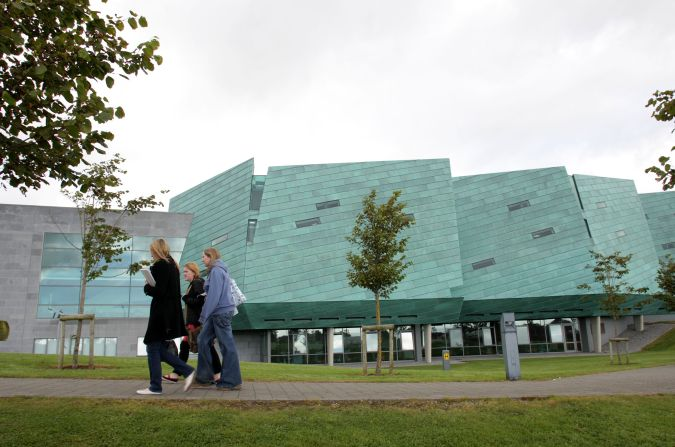
#> input picture Lab8/ATU.jpg, 675 x 447 px
$ python Lab8.py   (older library calls are emulated)
#> lines starting #> are read from the running program, lines starting #| are printed output that depends on the picture; after the words box and inside, x2 and y2 are one past the last pixel; in counts of white or black regions, pixels touching at a corner belong together
import cv2
import matplotlib.pyplot as plt
import numpy as np

# Original Image
image = cv2.imread('ATU.jpg')
#> image is the input picture: shape (447, 675, 3); mean B, G, R 146.4, 158.5, 148.9
cv2.imshow('Original', image)
cv2.waitKey(0)

# Grayscale Image
gray_image = cv2.cvtColor(image, cv2.COLOR_BGR2GRAY)
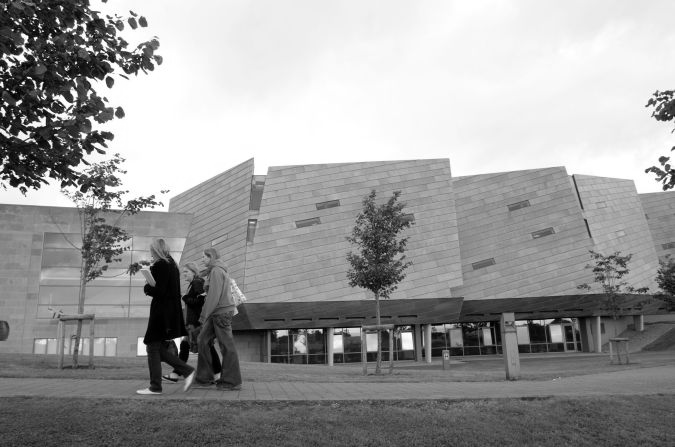
#> gray_image: shape (447, 675); min 0, max 255, mean 154.2
cv2.imshow('Grayscale', gray_image)
cv2.waitKey(0)

# Blur Images
imageBlur13 = cv2.GaussianBlur(gray_image, (13, 13), 0)
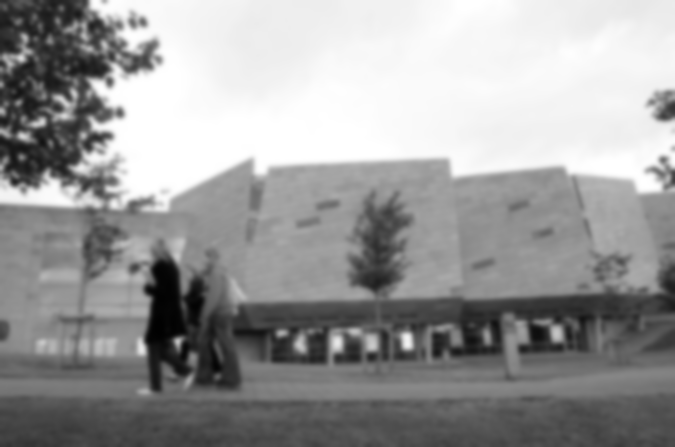
#> imageBlur13: shape (447, 675); min 1, max 255, mean 154.2
imageBlur3 = cv2.GaussianBlur(gray_image, (3, 3), 0)

# Sobel Images
sobelHorizontal = cv2.Sobel(imageBlur13, cv2.CV_64F, 1, 0, ksize=5)  # x dir
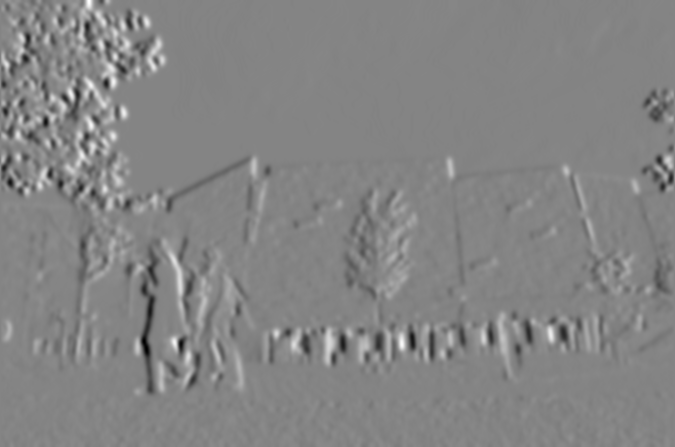
#> sobelHorizontal: shape (447, 675) float64; min -4160, max 3858, mean 6.8; drawn with min black and max white
sobelVertical = cv2.Sobel(imageBlur13, cv2.CV_64F, 0, 1, ksize=5)  # y dir
sobelSum = sobelHorizontal + sobelVertical
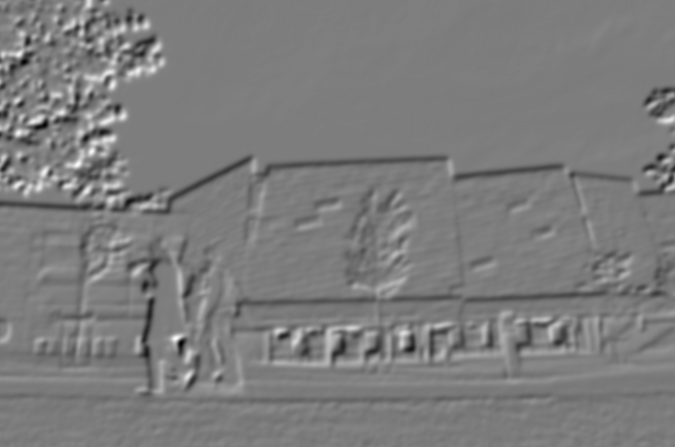
#> sobelSum: shape (447, 675) float64; min -5216, max 5368, mean -35.5; drawn with min black and max white

# Canny Image
canny = cv2.Canny(imageBlur13, 100, 200)
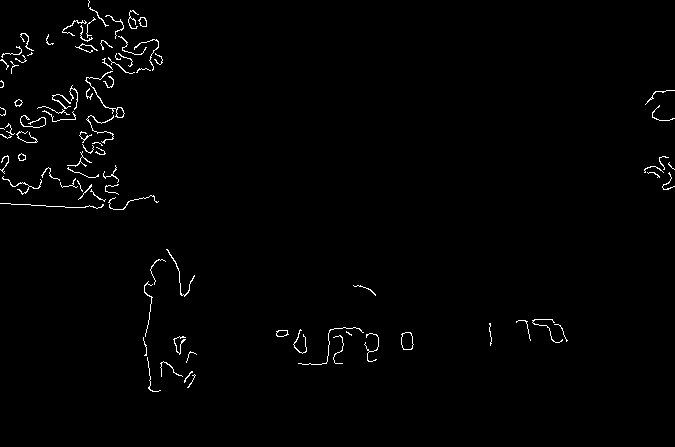
#> canny: shape (447, 675); 1.2% white in thin lines or dots, all inside (x1, y1, x2, y2) = (0, 0, 675, 392)

# Function to apply threshold
def threshold_image(sobel_sum, threshold):
    # Create a binary image based on the threshold
    binary_image = np.zeros_like(sobel_sum)

    # Loop through each pixel in the Sobel sum image
    for i in range(sobel_sum.shape[0]):
        for j in range(sobel_sum.shape[1]):
            if sobel_sum[i, j] >= threshold:
                binary_image[i, j] = 1  # Set to 1 (white) if above threshold
            else:
                binary_image[i, j] = 0  # Set to 0 (black) if below threshold

    return binary_image

# Try different threshold values (example: 10, 50, 100)
thresholds = [10, 50, 100]

# Plotting
nrows = 3
ncols = 3  # Adjusted to include threshold images

# Subplot for the original images
plt.subplot(nrows, ncols, 1), plt.imshow(image, cmap='gray')
plt.title('Original'), plt.xticks([]), plt.yticks([])

plt.subplot(nrows, ncols, 2), plt.imshow(gray_image, cmap='gray')
plt.title('Grayscale'), plt.xticks([]), plt.yticks([])

plt.subplot(nrows, ncols, 3), plt.imshow(sobelHorizontal, cmap='gray')
plt.title('Horizontal Sobel'), plt.xticks([]), plt.yticks([])

plt.subplot(nrows, ncols, 4), plt.imshow(sobelVertical, cmap='gray')
plt.title('Vertical Sobel'), plt.xticks([]), plt.yticks([])

plt.subplot(nrows, ncols, 5), plt.imshow(sobelSum, cmap='gray')
plt.title('Sobel Sum'), plt.xticks([]), plt.yticks([])

plt.subplot(nrows, ncols, 6), plt.imshow(canny, cmap='gray')
plt.title('Canny'), plt.xticks([]), plt.yticks([])

# Visualizing thresholded images for different thresholds
for idx, threshold in enumerate(thresholds):
    binary_image = threshold_image(sobelSum, threshold)
    plt.subplot(nrows, ncols, idx + 7)  # Adding to the next columns
    plt.imshow(binary_image, cmap='gray')
    plt.title(f'Threshold: {threshold}'), plt.xticks([]), plt.yticks([])
#> this loop made 3 passes
#> pass 1, `binary_image = threshold_image(sobelSum, threshold)`:
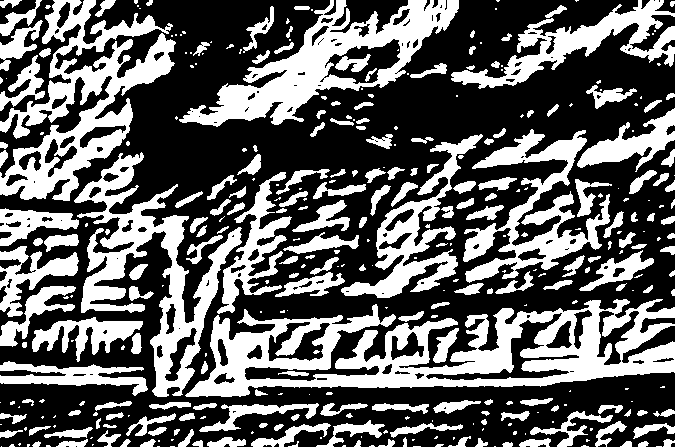
#> binary_image: shape (447, 675) float64; values 0 (black) and 1 (white), 38.6% white; 360 white regions (163 under 20 px), largest, box (x1, y1, x2, y2) and area: (185, 299, 675, 397) 21565, (0, 0, 176, 201) 12270, (179, 0, 459, 127) 10817
#> pass 3, `binary_image = threshold_image(sobelSum, threshold)`:
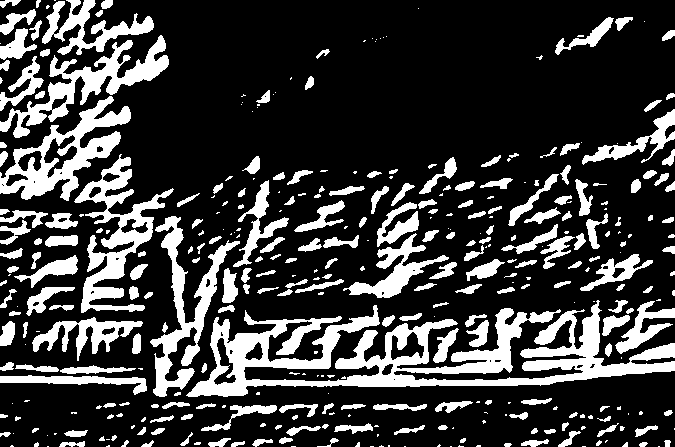
#> binary_image: shape (447, 675) float64; values 0 (black) and 1 (white), 23.5% white; 377 white regions (147 under 20 px), largest, box (x1, y1, x2, y2) and area: (186, 300, 675, 397) 16653, (74, 154, 174, 313) 4645, (0, 96, 131, 201) 4486

# Show the plot
plt.show()
#> figure, not shown here; B, G, R data is drawn as R, G, B
